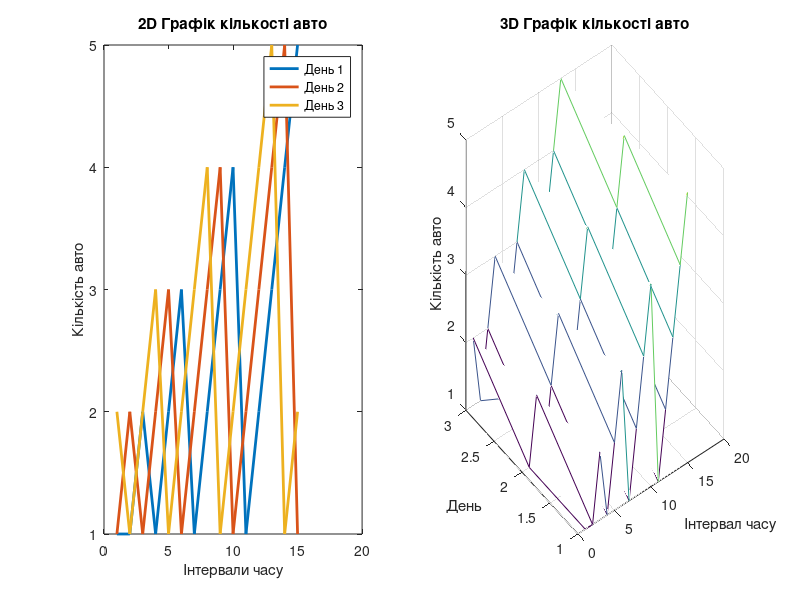

The MATLAB source for this figure:
data = [ 1 1 2 1 2 3 1 2 3 4 1 2 3 4 5;   1 2 1 2 3 1 2 3 4 1 2 3 4 5 1;   2 1 2 3 1 2 3 4 1 2 3 4 5 1 2 ];

figure(3);

subplot(1,2,1);
plot(data', 'LineWidth', 2);
title('2D Графік кількості авто');
xlabel('Інтервали часу');
ylabel('Кількість авто');
legend('День 1','День 2','День 3');

subplot(1,2,2);
mesh(data);
title('3D Графік кількості авто');
xlabel('Інтервал часу');
ylabel('День');
zlabel('Кількість авто');
